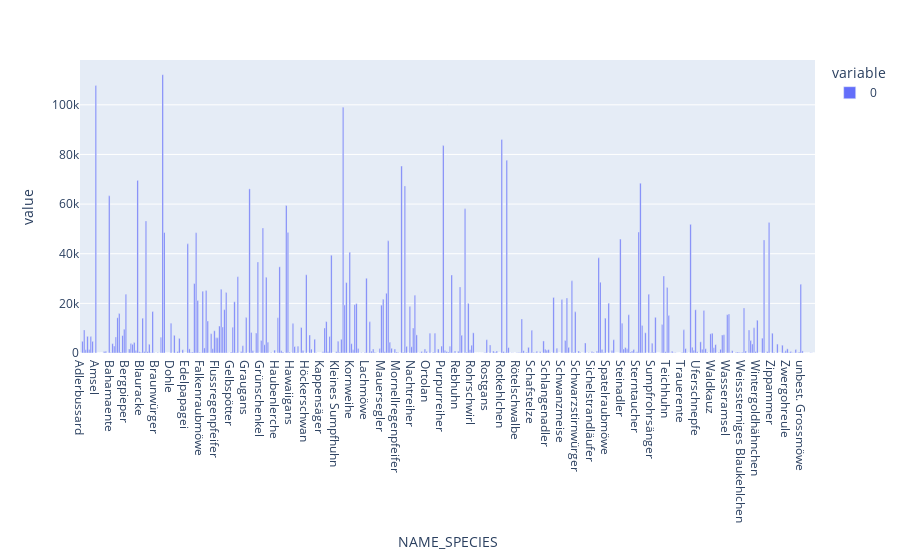

Notebook cell for this chart:
### Markdown cell above
### Dataset balance
Dataset balance refers to the distribution of various classes or categories present within the dataset. A balanced dataset is characterized by a roughly equal number of instances across each class or category, whereas an imbalanced dataset exhibits notable disparities in the instance counts among the classes.

Dataset balance can have a significant impact on the performance and accuracy of predictive models. Imbalanced datasets can introduce bias in machine learning models. If one class has a much larger number of instances compared to others, the model may become biased towards that dominant class. Consequently, the model's predictions may be skewed, favoring the majority class while performing poorly on minority classes.

In our case, the plot below shows that the amount of sights per species are highly imbalanced. It is worth noting that real-world phenomena often exhibit imbalanced class distributions due to the nature of the problem. In such scenarios, the dataset's class distribution naturally reflects the underlying distribution in the real world, making it acceptable to have an imbalanced dataset.

### Code cell
n_per_species = df.groupby('NAME_SPECIES').size()
fig = px.bar(n_per_species)
fig.show()

### Figure 1 — Plotly figure (JSON) as saved in the notebook; plotly's stock layout.template omitted (floating-point values rounded to 4 significant figures; data arrays with more than 128 entries replaced by an {"elided": "..."} marker saying what was removed)
{"data": [{"alignmentgroup": "True", "hovertemplate": "variable=0<br>NAME_SPECIES=%{x}<br>value=%{y}<extra></extra>", "legendgroup": "0", "marker": {"color": "#636efa", "pattern": {"shape": ""}}, "name": "0", "offsetgroup": "0", "orientation": "v", "showlegend": true, "textposition": "auto", "type": "bar", "x": {"elided": "440 str values"}, "xaxis": "x", "y": {"elided": "440 int values"}, "yaxis": "y"}], "layout": {"barmode": "relative", "legend": {"title": {"text": "variable"}, "tracegroupgap": 0}, "margin": {"t": 60}, "xaxis": {"anchor": "y", "domain": [0, 1], "title": {"text": "NAME_SPECIES"}}, "yaxis": {"anchor": "x", "domain": [0, 1], "title": {"text": "value"}}}}
